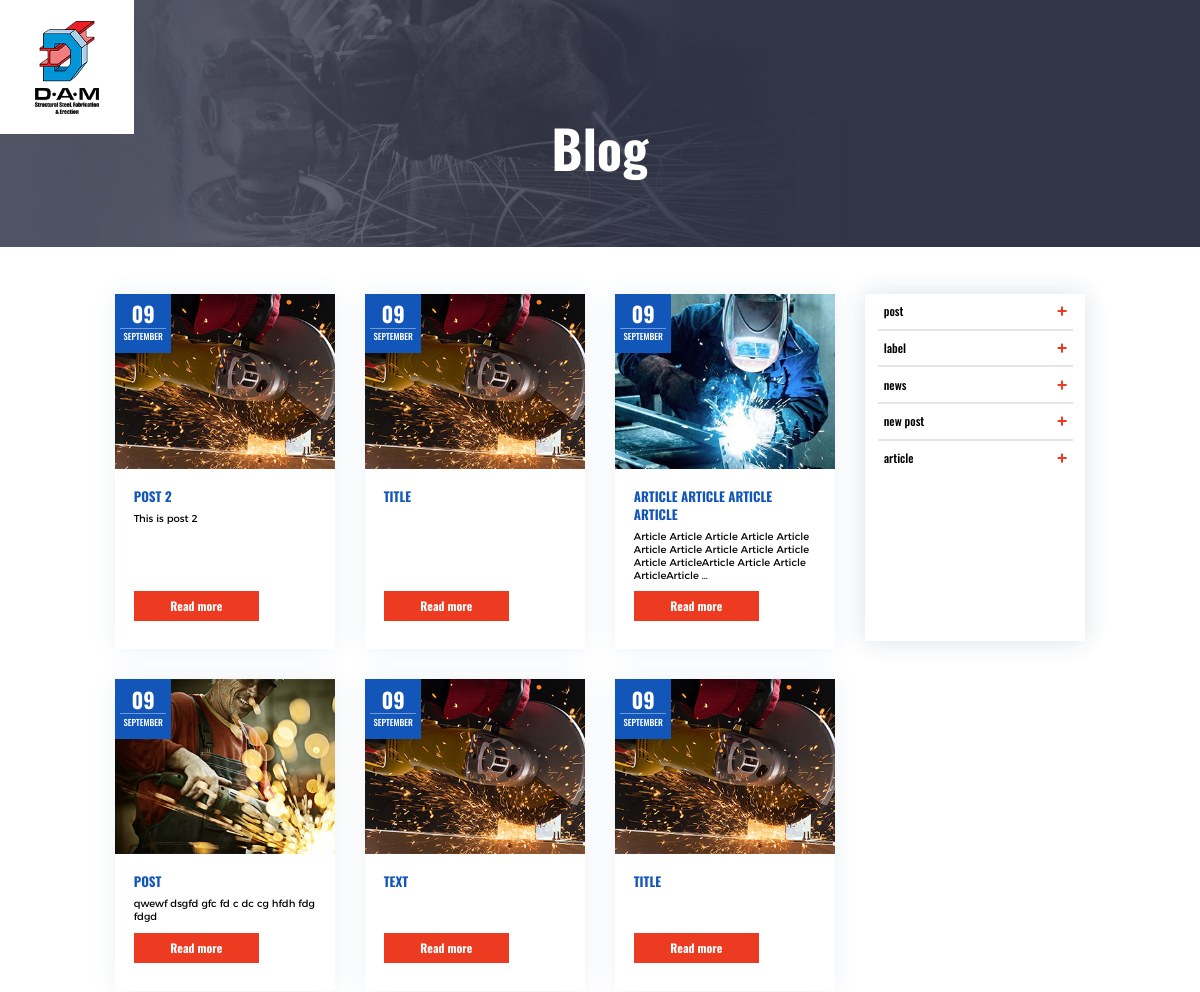
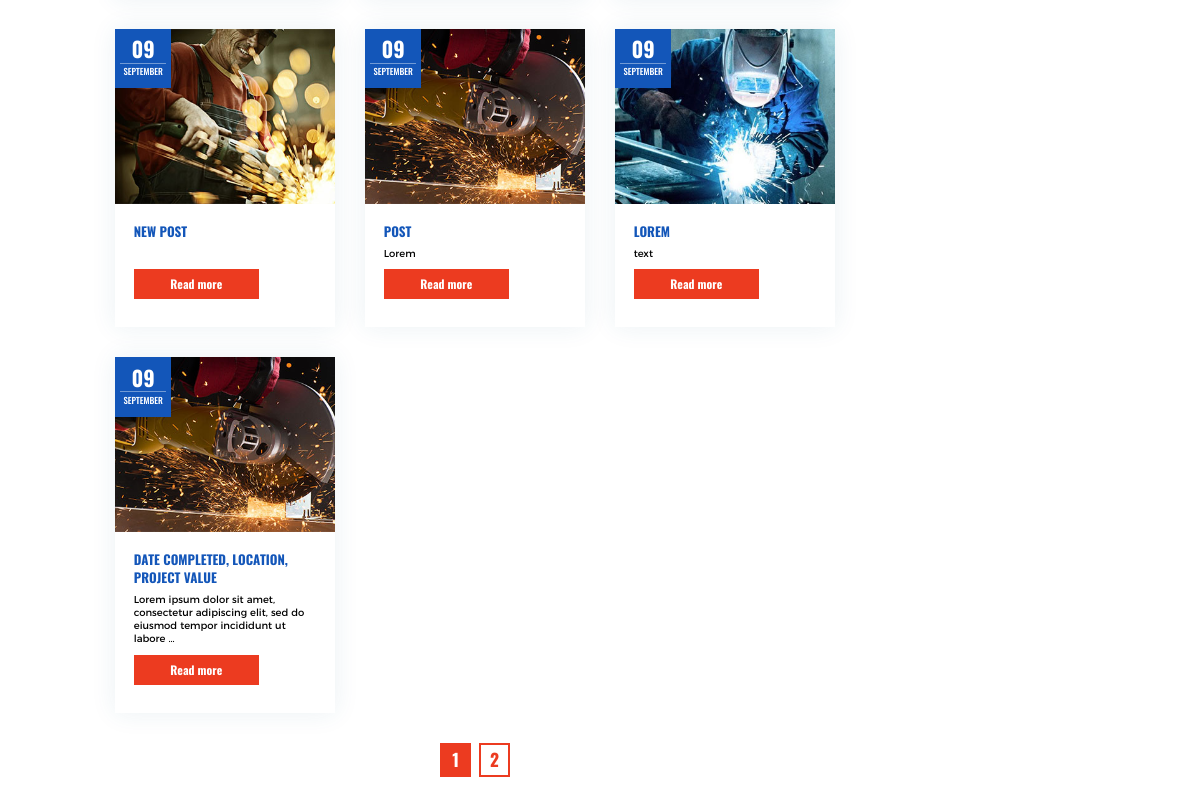
The page / on the database its author committed (2 pictures, top to bottom).
### blog/models.py (models this page shows, shortened)
class Post(models.Model):
    author = models.ForeignKey(User, on_delete=models.CASCADE, related_name='blog_posts', default=0)
    title = models.CharField(max_length=150, db_index=True)
    image = models.ImageField(upload_to='products/%Y/%m/%d', blank=True)
    slug = models.SlugField(max_length=150, unique=True)
    text = models.TextField(blank=True, db_index=True)
    date_pub = models.DateTimeField(auto_now_add=True)
    date_create = models.DateTimeField(auto_created=True)
    date_update = models.DateTimeField(auto_now=True)
    tags = models.ManyToManyField('Tag', blank=True, related_name='posts')
    class Meta:
        ordering = ['-date_pub']
        index_together = (('id', 'slug'),)

class Tag(models.Model):
    name = models.CharField(max_length=100)
    slug = models.SlugField(max_length=100, unique=True)

### blog/views.py (the view)
# urls.py: path('', home, name='home'),
def home(request):
    posts = Post.objects.all()
    paginator = Paginator(posts, 10)
    page_namber = request.GET.get('page', 1)
    page = paginator.get_page(page_namber)
    tags = Tag.objects.all()
    context = {'posts': page,
                'tags': tags
    }
    return render(request, 'blog/home.html', context=context)

### blog/templates/blog/home.html
{% extends "base.html" %}
{% load static %}
{% block content %}
<main>
    <section class="banner-page">
        <h1>Blog</h1>
    </section>
    <section class="blog-content">
        <div class="container">
            <div class="row">
                <div class="col-lg-9">
                    <div class="row">
                        {% for post in posts.object_list %}
                            {% include 'blog/includes/item.html' %}
                        {% endfor %}
                    </div>
                    {% include 'blog/includes/pagination.html' %}
                </div>
                <div class="col-lg-3">
                    <div class="category-list-box">
                        {% include 'blog/includes/sidebar.html' %}
                    </div>
                </div>
            </div>
        </div>
    </section>
</main>
{% endblock %}

### blog/templates/blog/includes/item.html
<div class="col-md-4 col-sm-6 mb30">
    <div class="article">
        <p class="article-date">{{ post.date_pub|date:"d" }} <span>{{ post.date_pub|date:"F" }}</span></p>
        <div class="article-img">
            {% if post.image %}
                <img src="{{ post.image.url }}">
            {% else %}
                <img src="">
            {% endif %}
        </div>
        <div class="article-info">
            <h3 class="article-title"><a href="{% url 'post_detail' slug=post.slug %}">{{ post.title }}</a></h3>
            <p class="article-desc">{{ post.text|truncatewords:15 }}</p>
            <a href="{% url 'post_detail' slug=post.slug %}" class="btn btn__orange">Read more</a>
        </div>
    </div>
</div>

### blog/templates/blog/includes/sidebar.html
<div class="category-list-box">
    <ul class="list-category">
        {% for tag in tags %}
            <li><a href="{% url 'tags' slug=tag.slug %}">{{ tag.name }}<span class="active-icon"></span></a></li>
        {% endfor %}
    </ul>
</div>

### rows shown on the page
Post: date_pub "09", date_pub "SEPTEMBER", image (picture), title "POST 2", text "This is post 2"
Post: date_pub "09", date_pub "SEPTEMBER", image (picture), title "TITLE"
Post: date_pub "09", date_pub "SEPTEMBER", image (picture), title "ARTICLE ARTICLE ARTICLE ARTICLE", text "Article Article Article Article Article Article Article Article Article Article Article ArticleArticle Article Article ArticleArticle …"
Post: date_pub "09", date_pub "SEPTEMBER", image (picture), title "POST", text "qwewf dsgfd gfc fd c dc cg hfdh fdg fdgd"
Post: date_pub "09", date_pub "SEPTEMBER", image (picture), title "TEXT"
Post: date_pub "09", date_pub "SEPTEMBER", image (picture), title "TITLE"
Post: date_pub "09", date_pub "SEPTEMBER", image (picture), title "NEW POST"
Post: date_pub "09", date_pub "SEPTEMBER", image (picture), title "POST", text "Lorem"
Post: date_pub "09", date_pub "SEPTEMBER", image (picture), title "LOREM", text "text"
Post: date_pub "09", date_pub "SEPTEMBER", image (picture), title "DATE COMPLETED, LOCATION, PROJECT VALUE", text "Lorem ipsum dolor sit amet, consectetur adipiscing elit, sed do eiusmod tempor incididunt ut labore …"
Tag: name "post"
Tag: name "label"
Tag: name "news"
Tag: name "new post"
Tag: name "article"

### other values the page prints
{{ n }} "1"
{{ n }} "2"
